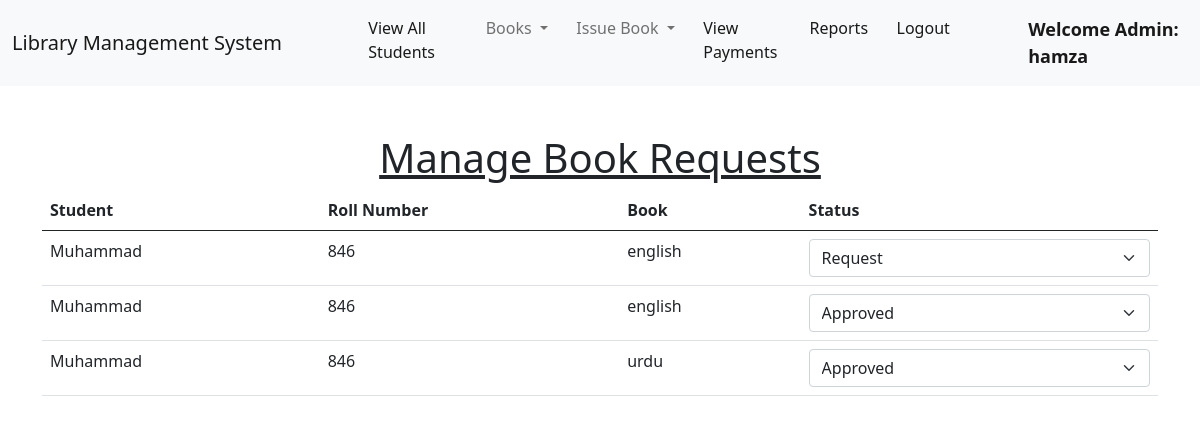
The app's page /manage_requests/ (signed in) with its own data.
### library/models.py (models this page shows)
class BookRequest(models.Model):
    STATUS_CHOICES = [
        ('request', 'Request'),
        ('pending', 'Pending'),
        ('approved', 'Approved'),
        ('denied', 'Denied'),
    ]
    student = models.ForeignKey(Student, on_delete=models.CASCADE)
    book = models.ForeignKey(Book, on_delete=models.CASCADE)
    status = models.CharField(max_length=10, choices=STATUS_CHOICES, default='request')
    created_at = models.DateTimeField(auto_now_add=True)
    def __str__(self):
        return f"{self.student} - {self.book} - {self.status}"
    @classmethod
    def get_status_display_choices(cls):
        return cls.STATUS_CHOICES

class Student(models.Model):
    user = models.OneToOneField(User, on_delete=models.CASCADE)
    classroom = models.CharField(max_length=10)
    branch = models.CharField(max_length=10)
    roll_no = models.CharField(max_length=3, blank=True)
    phone = models.CharField(max_length=10, blank=True)
    image = models.ImageField(upload_to="", blank=True)
    def __str__(self):
        return str(self.user) + " ["+str(self.branch)+']' + " ["+str(self.classroom)+']' + " ["+str(self.roll_no)+']'

class Book(models.Model):
    name = models.CharField(max_length=200)
    author = models.CharField(max_length=200)
    isbn = models.CharField(max_length=50) # Ensure ISBN is unique
    category = models.CharField(max_length=50)
    cover_image = models.ImageField(upload_to='covers/', null=True, blank=True)  # Allow null and blank
    pdf_file = models.FileField(upload_to='pdfs/', null=True, blank=True)  # Allow null and blank
    price = models.DecimalField(max_digits=10, decimal_places=2, default=0.00)  # Add price field
    def __str__(self):
        return f"{self.name} [{self.isbn}] - ${self.price}"

### library/views.py (the view)
# urls.py: path("manage_requests/", views.manage_requests, name="manage_requests"),
@login_required(login_url='/admin_login')
def manage_requests(request):
    requests = BookRequest.objects.all()
    print(requests)  # Debugging line
    return render(request, 'manage_requests.html', {'requests': requests})

### library/templates/manage_requests.html (shortened to what this page needs)
{% extends 'admin_navbar.html' %}
{% load static %}
{% block body %}
<div class="container mt-4">
    <h1 class="text-center"><u>Manage Book Requests</u></h1>
    <table class="table table-hover">
        <thead>
            <tr>
                <th>Student</th>
                <th>Roll Number</th>
                <th>Book</th>
                <th>Status</th>
            </tr>
        </thead>
        <tbody>
            {% for request in requests %}
            <tr>
                <td>{{ request.student.user.first_name }}</td>
                <td>{{ request.student.roll_no }}</td>
                <td>{{ request.book.name }}</td>
                <td>
                    <form method="post" action="{% url 'update_request_status' request.id %}">
                        <select name="status" class="form-select" onchange="this.form.submit()">
                            {% for choice in request.get_status_display_choices %}
                                <option value="{{ choice.0 }}" {% if request.status == choice.0 %}selected{% endif %}>
                                    {{ choice.1 }}
                                </option>
                            {% endfor %}
                        </select>
                    </form>
                </td>
            </tr>
            {% empty %}
            <tr>
                <td colspan="4" class="text-center">No requests available.</td>
            </tr>
            {% endfor %}
        </tbody>
    </table>
</div>
{% endblock %}

### library/templates/admin_navbar.html (shortened to what this page needs)
<!doctype html>
<html lang="en">
  <head>
    <link href="https://cdn.jsdelivr.net/npm/bootstrap@5.1.0/dist/css/bootstrap.min.css" rel="stylesheet">
    <link rel="stylesheet" href="https://cdn.datatables.net/1.10.25/css/jquery.dataTables.min.css">
    <link rel="stylesheet" href="https://cdn.datatables.net/buttons/1.7.1/css/buttons.dataTables.min.css">
  </head>
  <body>
    <nav class="navbar navbar-expand-lg navbar-light bg-light">
        <div class="container-fluid">
          <a class="navbar-brand" href="#">Library Management System</a>
          <div class="collapse navbar-collapse" id="navbarSupportedContent">
            <ul class="navbar-nav me-auto mb-2 mb-lg-0">
              <li class="nav-item">
                <a class="nav-link active" aria-current="page" href="/view_students/">View All Students</a>
              </li>
              <li class="nav-item dropdown">
                <a class="nav-link dropdown-toggle" href="#" id="navbarDropdown" role="button" data-bs-toggle="dropdown" aria-expanded="false">
                  Books
                </a>
              </li>
              <li class="nav-item dropdown">
                <a class="nav-link dropdown-toggle" href="#" id="navbarDropdown" role="button" data-bs-toggle="dropdown" aria-expanded="false">
                  Issue Book
                </a>
              </li>
              <li class="nav-item">
                <a class="nav-link active" aria-current="page" href="{% url "view_payments" %}">View Payments</a>
              </li>
              <li class="nav-item">
                <a class="nav-link active" aria-current="page" href="{% url "view_contact_messages" %}">Reports</a>
              </li>
              <li class="nav-item">
                <a class="nav-link active" aria-current="page" href="/logout/">Logout</a>
              </li>
              <li class="nav-item">
                <a style="font-weight:600; font-family:'Segoe UI', Tahoma, Geneva, Verdana, sans-serif; font-size: large;" class="nav-link active" href="#">Welcome Admin: {{request.user}}</a>
              </li>
            </ul>
          </div>
        </div>
      </nav>
      <br>
      {% block body %}
      {% endblock %}
  </body>
</html>

### records on screen
BookRequest: student.user.first_name "Muhammad", student.roll_no "846", book.name "english", status "Request"
BookRequest: student.user.first_name "Muhammad", student.roll_no "846", book.name "english", status "Approved"
BookRequest: student.user.first_name "Muhammad", student.roll_no "846", book.name "urdu", status "Approved"

### other values on screen
{{ request.user }} "hamza"
